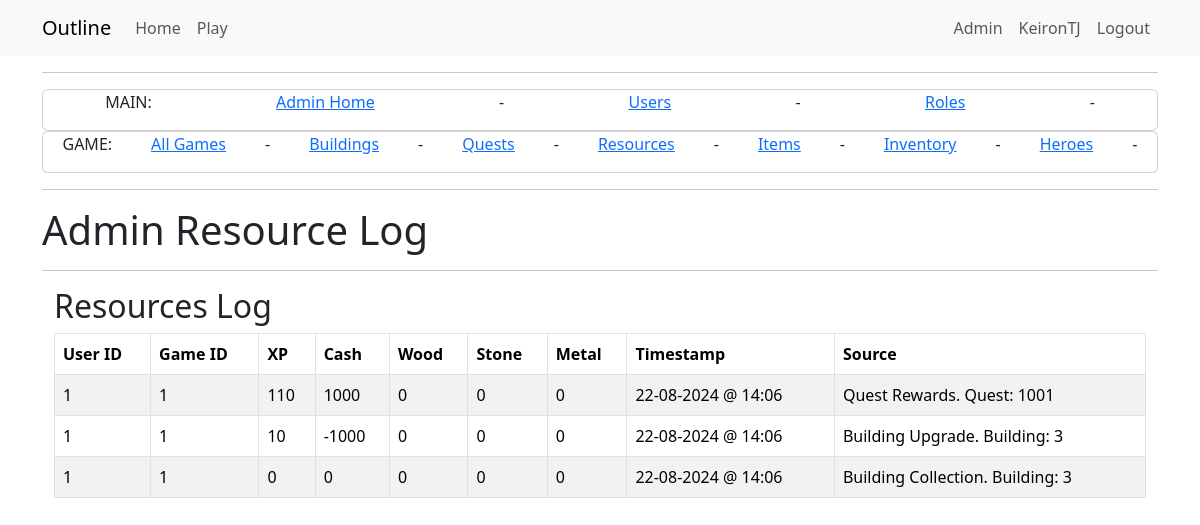
Page /admin_resourceslog (signed in) on the earlier database version.
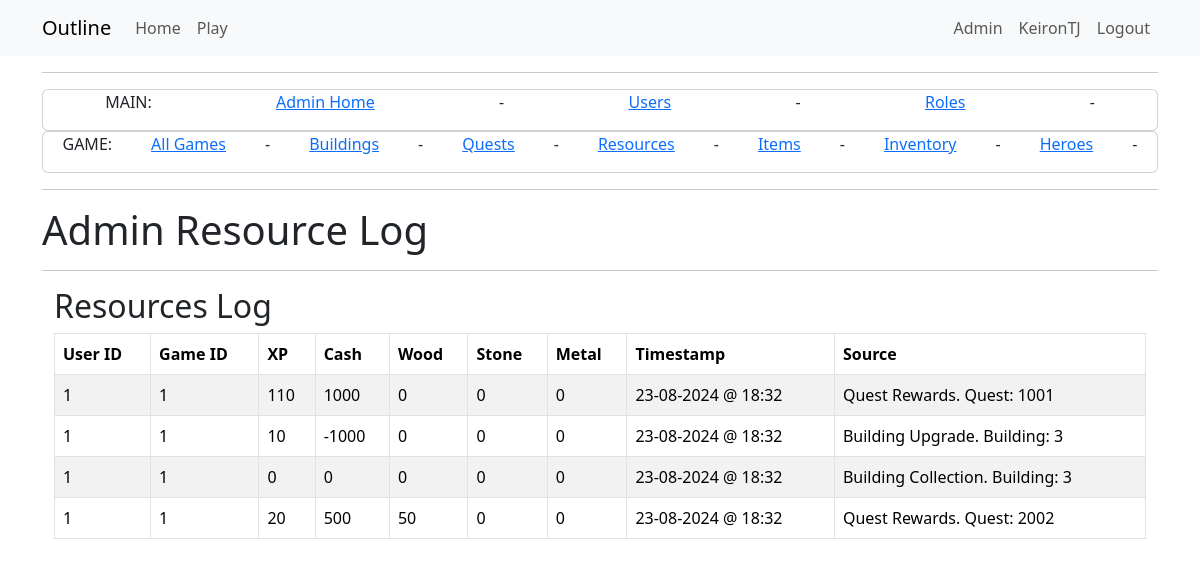
Same page on the later database version.
### app/models.py (models this page shows, shortened)
class User(UserMixin, db.Model):
    id = db.Column(Integer, primary_key=True)
    username = db.Column(String(64), index=True, unique=True)
    email = db.Column(String(120), index=True, unique=True)
    password_hash = db.Column(String(256))
    active = db.Column(db.Boolean(), default=True)
    activegame = db.Column(db.Integer, nullable=True)
    game = so.relationship("Game", back_populates="user", cascade="all, delete-orphan")
    role=so.relationship("Role", secondary="user_roles")
    def is_admin(self):
        return 'admin' in [role.name for role in self.role]

class ResourceLog(db.Model):
    __tablename__ = 'resource_log'
    id = db.Column(db.Integer, primary_key=True)
    game_id = db.Column(db.Integer, db.ForeignKey("game.id"))
    cash = db.Column(db.Integer, default=0)
    xp = db.Column(db.Integer, default=0)
    wood = db.Column(db.Integer, default=0)
    stone = db.Column(db.Integer, default=0)
    metal = db.Column(db.Integer, default=0)
    entry_date = db.Column(db.DateTime, default=datetime.now(timezone.utc))
    source = db.Column(db.String(64))
    game = db.relationship("Game", back_populates="resource_logs")

class Game(db.Model):
    __tablename__ = 'game'
    id = db.Column(db.Integer, primary_key=True)
    user_id = db.Column(db.Integer, db.ForeignKey('user.id'), nullable=False)
    game_name = db.Column(db.String(64))
    game_exists = db.Column(db.Boolean, default=True)
    entry_date = db.Column(db.DateTime, default=datetime.now(timezone.utc))
    xp = db.Column(db.Integer, default=0)
    level = db.Column(db.Integer, default=0)
    cash = db.Column(db.Integer, default=0)
    wood = db.Column(db.Integer, default=0)
    stone = db.Column(db.Integer, default=0)
    metal = db.Column(db.Integer, default=0)
    next_level_xp_required = db.Column(db.Integer, default=110)
    user = db.relationship("User", back_populates="game")
    inventories = db.relationship("InventoryUser", back_populates="game")
    quest_progress = db.relationship("QuestProgress", back_populates="game")
    building_progress = db.relationship("BuildingProgress", back_populates="game")
    resource_logs = db.relationship("ResourceLog", back_populates="game")
    hero_progress = db.relationship("HeroProgress", back_populates="game")
    hero_slots = db.relationship("HeroSlots", back_populates="game")

### app/admin/routes.py (the view)
@bp.route('/admin_resourceslog', methods=['GET', 'POST'])
@login_required
@admin_required
def admin_resourceslog():
    resourcelogs = db.session.query(ResourceLog).all()
    return render_template("admin/game/admin_resourceslog.html",
                           title='Admin Resource Log',
                           resourcelogs=resourcelogs)

### app/game/__init__.py (called while the page is built)
@bp.before_app_request
def before_request():
    load_game()

### app/game/context_processor.py (called while the page is built)
def load_game():
    if current_user.is_authenticated:
        game_id = current_user.activegame
        if game_id:
            g.game = Game.query.get(game_id)
        else:
            g.game = None
    else:
        g.game = None

### app/models.py (called while the page is built)
@login.user_loader
def load_user(id):
    return db.session.get(User, int(id))

### runserver.py (called while the page is built)
def format_datetime(value, format='%d-%m-%Y @ %H:%M'):
    if value is None:
        return "None"
    return value.strftime(format)

### app/templates/admin/game/admin_resourceslog.html
{% extends "admin/admin_base.html" %}
{% block content2 %}
<div class="Jumbotron">
    <h1>{{ title }}</h1>
</div>
<hr />
<div class="container">
    <h2>Resources Log</h2>
    <table class="table table-striped table-bordered">
        <thead>
            <tr>
                <th>User ID</th>
                <th>Game ID</th>
                <th>XP</th>
                <th>Cash</th>
                <th>Wood</th>
                <th>Stone</th>
                <th>Metal</th>
                <th>Timestamp</th>
                <th>Source</th>
            </tr>
        </thead>
        <tbody>
            {% for resourcelog in resourcelogs %}
            <tr>
                <td>{{ resourcelog.game.user_id }}</td>
                <td>{{ resourcelog.game.id }}</td>
                <td>{{ resourcelog.xp }}</td>
                <td>{{ resourcelog.cash }}</td>
                <td>{{ resourcelog.wood }}</td>
                <td>{{ resourcelog.stone }}</td>
                <td>{{ resourcelog.metal }}</td>
                <td>{{ resourcelog.entry_date|datetime|default('N/A', true) }}</td>
                <td>{{ resourcelog.source }}</td>
            </tr>
            {% endfor %}
        </tbody>
    </table>
</div>
{% endblock %}

### app/templates/admin/admin_base.html
{% extends "base.html" %}
{% block content %}
<hr />
<div class="card">
    <div style="display: flex; justify-content: space-around;">
        <p>MAIN:</p>
        <a href="{{ url_for('admin.admin_home') }}">Admin Home</a> -
        <a href="{{ url_for('admin.admin_users') }}">Users</a> -
        <a href="{{ url_for('admin.admin_roles') }}">Roles</a> -
    </div>
</div>
<div class="card">
    <div style="display: flex; justify-content: space-around;">
        <p>GAME:</p>
        <a href="{{ url_for('admin.admin_models') }}">All Games</a> -
        <a href="{{ url_for('admin.admin_buildings') }}">Buildings</a> -
        <a href="{{ url_for('admin.admin_mainquests') }}">Quests</a> -
        <a href="{{ url_for('admin.admin_resourceslog') }}">Resources</a> -
        <a href="{{ url_for('admin.admin_items') }}">Items</a> -
        <a href="{{ url_for('admin.admin_inventories') }}">Inventory</a> -
        <a href="{{ url_for('admin.admin_heroes') }}">Heroes</a> -
    </div>
</div>
<hr />
    {% block content2 %}  {% endblock content2 %}
    {% endblock content %}

### app/templates/base.html (shortened to what this page needs)
<!doctype html>
<html lang="en">
<head>
    <link href="https://cdn.jsdelivr.net/npm/bootstrap@5.3.2/dist/css/bootstrap.min.css"
          rel="stylesheet"
>
    <link rel="stylesheet" href="{{ url_for('static', filename='style.css') }}">
</head>
<body>
    <nav class="navbar navbar-expand-lg bg-body-tertiary">
        <div class="container">
            <a class="navbar-brand" href="{{ url_for('main.index') }}">Outline</a>
            <div class="collapse navbar-collapse" id="navbarSupportedContent">
                <ul class="navbar-nav me-auto mb-2 mb-lg-0">
                    <li class="nav-item">
                        <a class="nav-link" aria-current="page" href="{{ url_for('main.index') }}">Home</a>
                    </li>
                    {% if not current_user.is_authenticated or current_user.activegame == None    %}
                    <li class="nav-item">
                        <a class="nav-link" aria-current="page" href="{{ url_for('game.startmenu') }}">Start Menu</a>
                    </li>
                    {% else %}
                    <li class="nav-item">
                        <a class="nav-link" aria-current="page" href="{{ url_for('game.play', game_id=current_user.activegame) }}">Play</a>
                    </li>
                    {% endif %}
                </ul>
                <ul class="navbar-nav mb-2 mb-lg-0">
                    {% if current_user.is_anonymous %}
                    <li class="nav-item">
                        <a class="nav-link" aria-current="page" href="{{ url_for('auth.login') }}">Login</a>
                    </li>
                    {% else %}
                    {% if current_user.is_admin() %}
                    <li class="nav-item">
                        <a class="nav-link" aria-current="page" href="{{ url_for('admin.admin_home') }}">Admin</a>
                    </li>
                    {% endif %}
                    <li class="nav-item">
                        <a class="nav-link" aria-current="page" href="{{ url_for('main.view_profile', user_id=current_user.id) }}">{{ current_user.username }}</a>
                    </li>
                    <li class="nav-item">
                        <a class="nav-link" aria-current="page" href="{{ url_for('auth.logout') }}">Logout</a>
                    </li>
                    {% endif %}
                </ul>
            </div>
        </div>
    </nav>
    <div class="container mt-3">
        {% block content %}{% endblock %}
    </div>
</body>
</html>

Differences in the rows shown:
changed ResourceLog "Quest Rewards. Quest: 1001": entry_date "22-08-2024 @ 14:06" → "23-08-2024 @ 18:32"
changed ResourceLog "Building Upgrade. Building: 3": entry_date "22-08-2024 @ 14:06" → "23-08-2024 @ 18:32"
changed ResourceLog "Building Collection. Building: 3": entry_date "22-08-2024 @ 14:06" → "23-08-2024 @ 18:32"
added ResourceLog: game.user_id "1", game.id "1", xp "20", cash "500", wood "50", stone "0", metal "0", entry_date "23-08-2024 @ 18:32", source "Quest Rewards. Quest: 2002"
